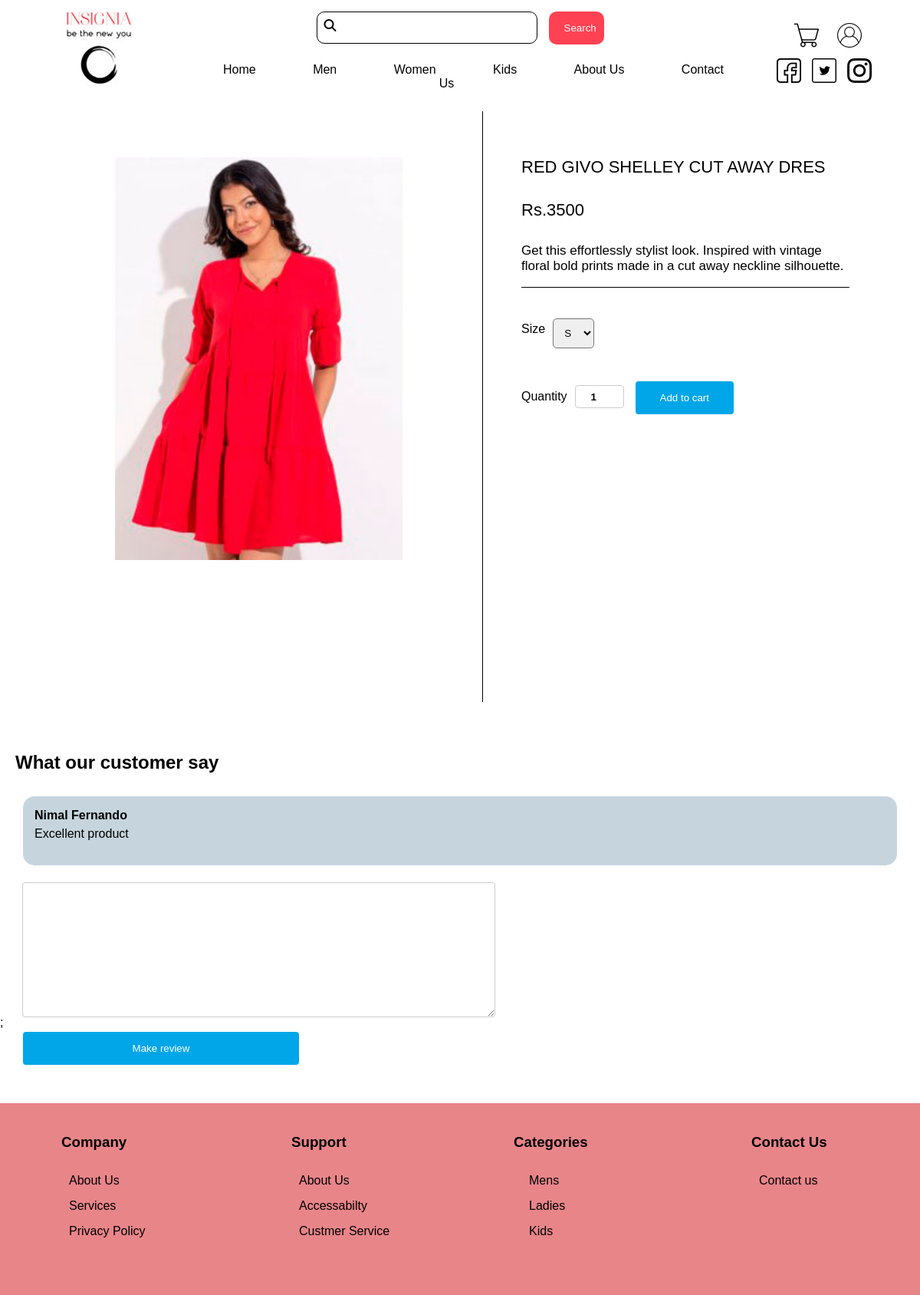
The page /itemDetails.php?id=5 on the database its author committed.
### tables this page shows
CREATE TABLE `item` (
  `item_code` int(11) NOT NULL,
  `name` varchar(30) DEFAULT NULL,
  `unit_price` int(11) NOT NULL,
  `type` varchar(15) NOT NULL,
  `category` varchar(15) NOT NULL,
  `item_desc` varchar(300) DEFAULT NULL,
  `stock` int(11) DEFAULT NULL,
  `image` varchar(100) DEFAULT NULL,
  `admin_id` int(11) NOT NULL,
  `size` varchar(8) DEFAULT NULL
);

CREATE TABLE `review` (
  `item_code` int(11) NOT NULL,
  `cus_id` int(11) NOT NULL,
  `review_id` int(11) NOT NULL,
  `review_disc` varchar(500) DEFAULT NULL
);

CREATE TABLE `customer` (
  `cus_id` int(11) NOT NULL,
  `name` varchar(70) DEFAULT NULL,
  `dob` date DEFAULT NULL,
  `username` varchar(50) NOT NULL,
  `password` varchar(20) NOT NULL
);

### itemDetails.php (the view, shortened to what this page needs)
<?php require_once 'config.php'?>
<?php
if(!empty($_GET['id'])){
	$itemCode =$_GET['id'];
	$sql = "SELECT * FROM item WHERE item_code =" . $itemCode . ";";
	$result=$conn->query($sql);
if ($result->num_rows > 0) {
  while ($row = $result->fetch_assoc()) {
    $item_name = $row["name"];
    $price = $row["unit_price"];
    $item_desc = $row["item_desc"];
    $image = $row["image"];
  }
} else {
  echo "Empty row";
}
}
?>
<?php include 'header.php'?>
    <link rel="stylesheet" href="src/css/itemDetails.css" type="text/css">
 <head>
 <body>
    <div class="container">
       <div class="left-side">
           <div class="image-box">
                <img src="<?php echo $image ?>" height="350px" width="250px">
            </div>
        </div>
        <div class="right-side">
            <span><?php echo $item_name ?></span>
            <div class="product-price">
                <span>Rs.<?php echo $price ?> </span>
            </div>
            <div class="description-box">
                <p><?php echo $item_desc ?> </p>
            </div>
            <?php echo  "<form  method='post' action='addCart.php?item_name=".$item_name."'>"?>
            <div class="size">
                <label class="size-label">Size</label>
                <select class="size-select" name="size">
                    <option value="s">S</option>
                </select>
            </div>
            <div class="qty">
                <label>Quantity</label>
                <input class="qty-input" type=number name="qty" min="1" max="" value="1">
                 <input type="submit" name="addCart" value="Add to cart"><br>
            </div>
          </form>
        </div>
    </div>
<div class="rev-box">
	<h2>What our customer say</h2>
<?php
	$sqli="SELECT c.name,r.review_disc FROM review r,customer c WHERE c.cus_id=r.cus_id AND item_code=$itemCode";
	$rev_result=$conn->query($sqli);
	if($rev_result->num_rows>0){
		while($row_rev=$rev_result->fetch_assoc()){
			echo "<div class='rev-container'>";
			echo "<h4 class='user'>".$row_rev['name']."</h4>";
			echo "<p class='rev_desc'>".$row_rev['review_disc']."</p>";
			echo "</div>";
		}
	}else{
		echo "<p class='no_rev'>No reviews</p>";
	}
?>
</div>
 <?php echo  "<form  method='post' action='addReview.php?item_code=".$itemCode."'>"?>;
	<textarea cols="70" rows="10" name="reviewDesc"></textarea><br>
	<input type="submit" name="revBtn" value="Make review" style="margin-left: 30px; margin-bottom: 50px;">
</form>
<?php include 'footer.php';?>

### src/css/home.css (style rules this page uses)
body { font-family: 'Poppins', sans-serif; background-image: url(../img/back1.jpg); background-size: 100%; overflow-x: hidden; }

### src/css/header_footer.css (style rules this page uses)
body { font-family: 'Poppins', sans-serif; margin: 0; }

### src/css/itemDetails.css (style rules this page uses)
* { box-sizing: border-box; }
body { background-image: url(../img/back1.jpg); background-size: 1360px; }
.container { display: flex; padding: 15px; height: 100vh; }
.left-side { width: 50%; float: left; padding: 30px; border-right: solid black 1px; display: flex; justify-content: center; margin: 0 30px 0 30px; }
.image-box { height: 525px; width: 375px; margin: 30px; overflow: hidden; }
.image-box img { height: 525px; width: 375px; object-fit: fill; }
.right-side { width: 40%; padding: 20px; text-align:left; }
.right-side span { display: inline-block; margin: 40px 0 0 0; font-size: 22px; color: black; }
.product-price { margin: 20px 0 0 0; }
.product-price span { margin: 10px 0; }
.description-box { margin: 20px 0; border-bottom: 1px solid black; }
.description-box p { font-size: 17px; color: black; }
.size { margin: 40px 0; display: flex; }
.size-label { font-weight: 400; font-size:16px; margin-top: 5px; }
.size-select { border-radius: 5px; padding: 10px; margin: 0 0 0 10px; }
.qty { margin:20px 0; display: flex; align-items: center; }
.qty label { margin-right: 10px; }
.qty-input { text-align: center; font-weight: bold; max-width: 4rem; }
input[type=submit] { width: 30%; background-color: #00a6e7; color: white; padding: 14px 20px; margin: 3px 0 0 15px; border: none; border-radius: 4px; cursor: pointer; }
input[type=number] { width: 25%; height: 30px; box-sizing: border-box; display: inline-block; outline: none; border: 1px solid #ccc; border-radius: 4px; }
.rev-box { margin-top: 50px; }
.rev-container { width: 95%; height: 90px; background-color: #c6d5dd; padding:1px 10px 10px 5px; margin: 30px 30px 10px 30px; border-radius: 15px; }
.user { margin-bottom: -10px; margin-left: 10px; margin-top: 15px; }
.rev_desc { margin-left: 10px; }
.rev-box h2 { margin-left: 20px; }
textarea { box-sizing: border-box; margin:12px 12px 12px 20px; display: inline-block; outline: none; padding: 12px 20px; border: 1px solid #ccc; border-radius: 4px; font-family: 'Poppins', sans-serif; }

### rows shown on the page
item: image (picture), name "RED GIVO SHELLEY CUT AWAY DRES", unit_price "3500", item_desc "Get this effortlessly stylist look. Inspired with vintage floral bold prints made in a cut away neckline silhouette."
review: cus.name "Nimal Fernando", review_disc "Excellent product"
